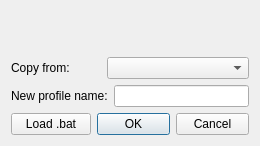
<?xml version="1.0" encoding="UTF-8"?>
<ui version="4.0">
 <class>profileDialog</class>
 <widget class="QDialog" name="profileDialog">
  <property name="geometry">
   <rect>
    <x>0</x>
    <y>0</y>
    <width>260</width>
    <height>146</height>
   </rect>
  </property>
  <property name="minimumSize">
   <size>
    <width>260</width>
    <height>136</height>
   </size>
  </property>
  <property name="windowTitle">
   <string>New profile</string>
  </property>
  <property name="windowIcon">
   <iconset resource="images.qrc">
    <normaloff>:/Resources/havok.png</normaloff>:/Resources/havok.png</iconset>
  </property>
  <layout class="QVBoxLayout" name="verticalLayout">
   <item>
    <spacer name="verticalSpacer">
     <property name="orientation">
      <enum>Qt::Vertical</enum>
     </property>
     <property name="sizeHint" stdset="0">
      <size>
       <width>20</width>
       <height>40</height>
      </size>
     </property>
    </spacer>
   </item>
   <item>
    <layout class="QHBoxLayout" name="horizontalLayout">
     <item>
      <widget class="QLabel" name="label">
       <property name="minimumSize">
        <size>
         <width>90</width>
         <height>0</height>
        </size>
       </property>
       <property name="text">
        <string>Copy from:</string>
       </property>
      </widget>
     </item>
     <item>
      <widget class="QComboBox" name="comboBox">
       <property name="sizePolicy">
        <sizepolicy hsizetype="Expanding" vsizetype="Fixed">
         <horstretch>0</horstretch>
         <verstretch>0</verstretch>
        </sizepolicy>
       </property>
      </widget>
     </item>
    </layout>
   </item>
   <item>
    <layout class="QHBoxLayout" name="horizontalLayout_2">
     <item>
      <widget class="QLabel" name="label_2">
       <property name="minimumSize">
        <size>
         <width>90</width>
         <height>0</height>
        </size>
       </property>
       <property name="text">
        <string>New profile name:</string>
       </property>
      </widget>
     </item>
     <item>
      <widget class="QLineEdit" name="lineEdit"/>
     </item>
    </layout>
   </item>
   <item>
    <layout class="QHBoxLayout" name="horizontalLayout_3">
     <item>
      <widget class="QPushButton" name="pushButton_LoadBatch">
       <property name="toolTip">
        <string>Load a batch file</string>
       </property>
       <property name="text">
        <string>Load .bat</string>
       </property>
      </widget>
     </item>
     <item>
      <widget class="QDialogButtonBox" name="buttonBox">
       <property name="orientation">
        <enum>Qt::Horizontal</enum>
       </property>
       <property name="standardButtons">
        <set>QDialogButtonBox::Cancel|QDialogButtonBox::Ok</set>
       </property>
      </widget>
     </item>
    </layout>
   </item>
  </layout>
 </widget>
 <resources>
  <include location="images.qrc"/>
 </resources>
 <connections>
  <connection>
   <sender>buttonBox</sender>
   <signal>accepted()</signal>
   <receiver>profileDialog</receiver>
   <slot>accept()</slot>
   <hints>
    <hint type="sourcelabel">
     <x>248</x>
     <y>254</y>
    </hint>
    <hint type="destinationlabel">
     <x>157</x>
     <y>274</y>
    </hint>
   </hints>
  </connection>
  <connection>
   <sender>buttonBox</sender>
   <signal>rejected()</signal>
   <receiver>profileDialog</receiver>
   <slot>reject()</slot>
   <hints>
    <hint type="sourcelabel">
     <x>316</x>
     <y>260</y>
    </hint>
    <hint type="destinationlabel">
     <x>286</x>
     <y>274</y>
    </hint>
   </hints>
  </connection>
 </connections>
</ui>
